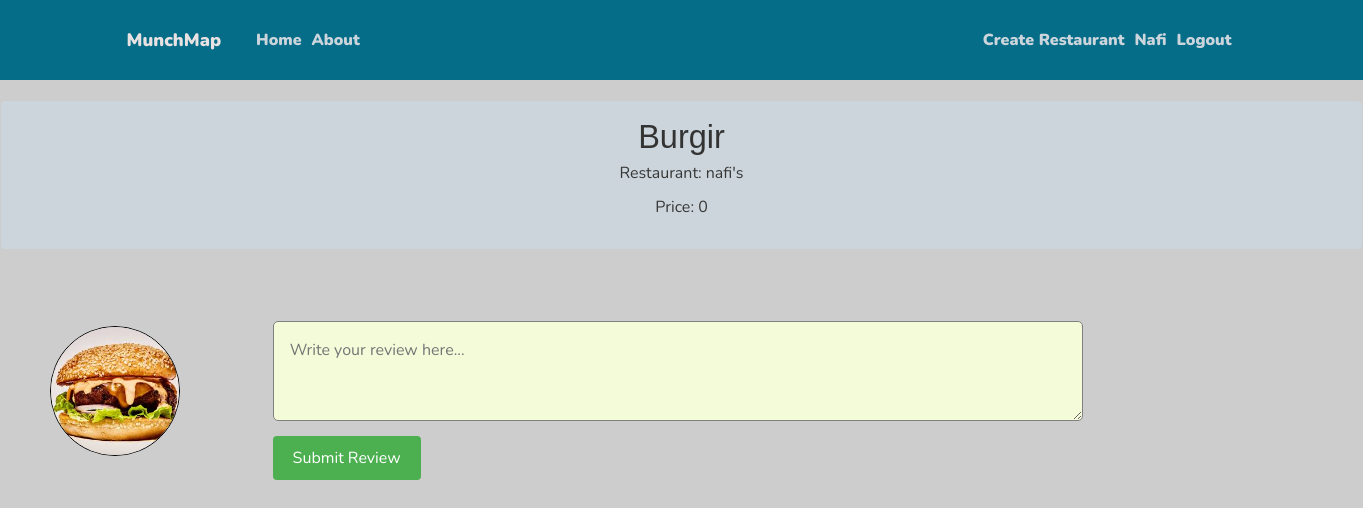
The page /food/1 (signed in) on the database as committed earlier.
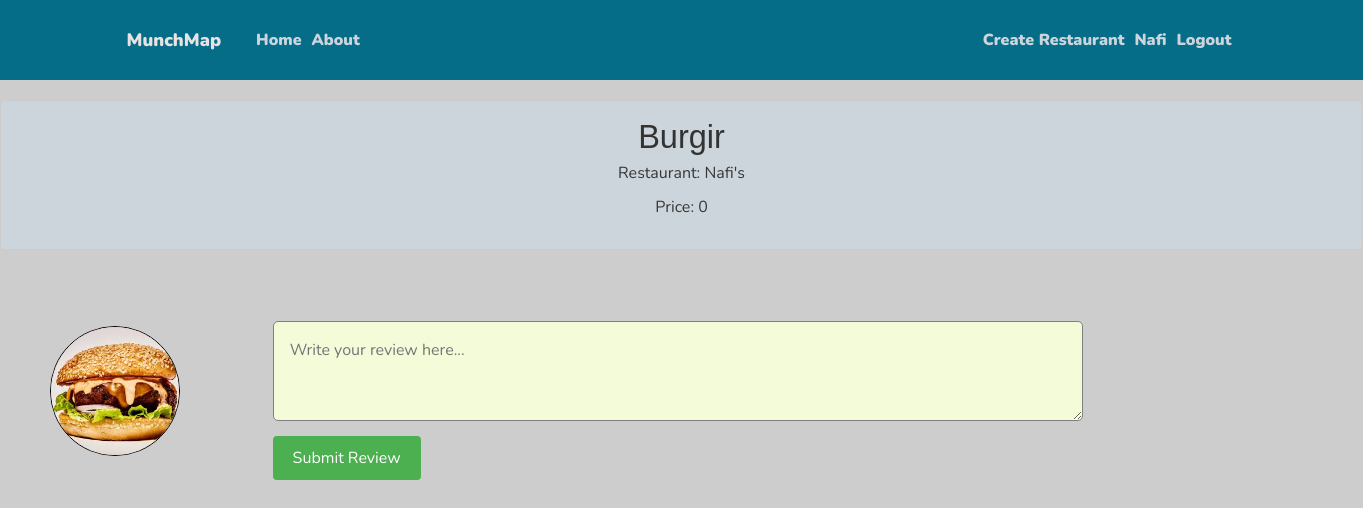
The same page on the database as committed later.
### website/models.py (models this page shows, shortened)
class Restaurant(db.Model):
    id = db.Column(db.Integer, primary_key=True)
    name = db.Column(db.String(100), nullable=False)
    owner_id = db.Column(db.Integer, db.ForeignKey('user.id'), nullable=False)
    image_file = db.Column(db.String(20), nullable=False,
                           default='default.jpg')
    location = db.Column(db.String(100), nullable=False)
    description = db.Column(db.Text, nullable=False, default='No description')
    detail_location = db.Column(db.Text)
    rating = db.Column(db.Float, default=0.0)
    foods = db.relationship('Food', backref='belong_to', lazy=True)
    reviews = db.relationship(
        'RestaurantReview', backref='review_for', lazy=True)

### website/foods/routes.py (the view)
@foods.route("/food/<int:food_id>")
def food(food_id):
    food = Food.query.get_or_404(food_id)
    reviews = FoodReview.query.filter_by(food_id=food_id).order_by(
        FoodReview.date_posted.desc()).all()
    return render_template('review.html', food=food, reviews=reviews)

### website/models.py (called while the page is built)
@login_manager.user_loader
def load_user(user_id):
    return User.query.get(int(user_id))

### website/templates/review.html (shortened to what this page needs)
<!DOCTYPE html>
<html>
  <head>
    <link
      rel="stylesheet"
      href="https://maxcdn.bootstrapcdn.com/bootstrap/4.0.0/css/bootstrap.min.css"
    />
    <link
      rel="stylesheet"
      href="https://cdnjs.cloudflare.com/ajax/libs/font-awesome/5.15.3/css/all.min.css"
    />
    <link
      rel="stylesheet"
      type="text/css"
      href="{{ url_for('static', filename='review.css') }}"
    />
  </head>
  <body>
    <header class="site-header">
      <nav class="navbar navbar-expand-md navbar-dark bg-steel fixed-top">
        <div class="container">
          <a class="navbar-brand mr-8" href="/">MunchMap</a>
          <div class="collapse navbar-collapse" id="navbarToggle">
            <div class="navbar-nav mr-auto">
              <a class="nav-item nav-link" href="{{ url_for('main.home') }}"
                >Home</a
              >
              <a class="nav-item nav-link" href="{{ url_for('main.about') }}"
                >About</a
              >
            </div>
            <div class="navbar-nav">
              {% if current_user.is_authenticated %}
              <a
                class="nav-item nav-link"
                href="{{ url_for('restaurants.new_restaurant') }}"
                >Create Restaurant</a
              >
              <a class="nav-item nav-link" href="{{ url_for('users.account') }}"
                >{{ current_user.username }}</a
              >
              <a class="nav-item nav-link" href="{{ url_for('users.logout') }}"
                >Logout</a
              >
              {% endif %}
            </div>
          </div>
        </div>
      </nav>
    </header>
    <div class="restaurant-details">
      <h1>{{ food.name }}</h1>
      <p>Restaurant: {{ food.belong_to.name }}</p>
      <p>Price: 0</p>
    </div>
    <div class="row">
      <div class="col-md-10">
      </div>
    </div>
    <div class="section">
      <div class="image-container">
        <img
          class="own-profile-pic"
          src="{{ url_for('static', filename='profile_pics/' + current_user.image_file) }}"
          alt="Profile Picture"
        />
      </div>
      <div class="content-container">
        <form action="/add-food-review" method="POST">
          <textarea
            class="form-text"
            id="review-text"
            name="review-text"
            placeholder="Write your review here..."
          ></textarea>
          <button class="form-button" type="submit">Submit Review</button>
        </form>
      </div>
    </div>
  </body>
</html>

Rows that differ between the two databases and show on the page:
changed Restaurant: belong_to.name "nafi's" → "Nafi's"
